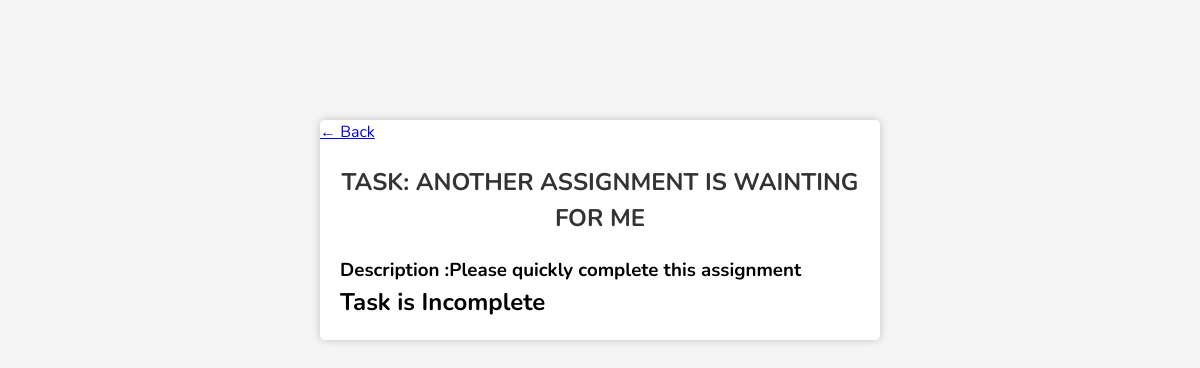
The app's page /task/5/ (signed in), older data.
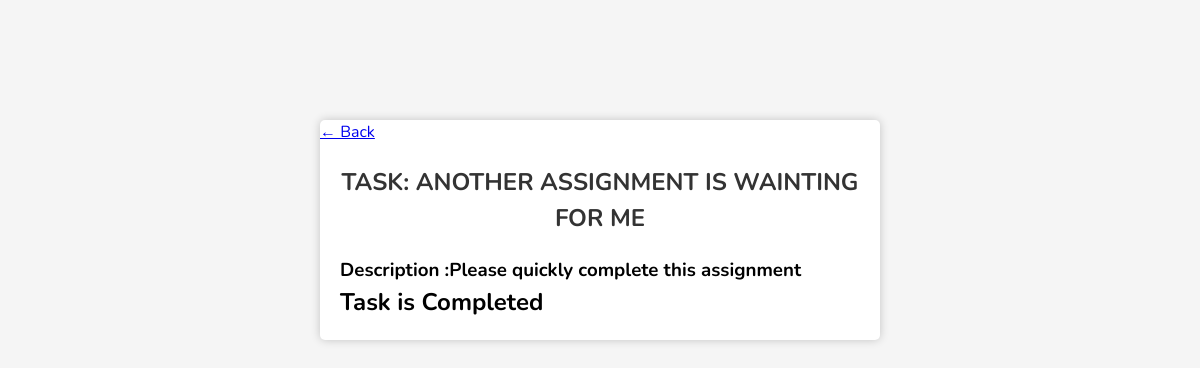
The same page, newer data.
### base/models.py (models this page shows)
class task(models.Model):
    user=models.OneToOneField(User,on_delete=models.CASCADE,unique=True,null=True,blank=True)
    title=models.CharField(max_length=200)
    description=models.TextField(null=True,blank=True)
    complete=models.BooleanField(default=False)
    created=models.DateTimeField(auto_now_add=True)
    def __str__(self):
        return self.title
    class Meta:
        ordering=['complete']

### base/views.py (the view)
# urls.py: path("task/<int:pk>/",TaskDetail.as_view(),name="task"),
class TaskDetail(LoginRequiredMixin,DetailView):
    model=task
    template_name='base/task_detail.html'
    context_object_name='task'

### base/templates/base/task_detail.html
{% extends 'base/main.html' %}
{% block content %}
<div class="header-bar">
    <a href="{% url 'tasks' %}">&#8592; Back</a>
</div>
<div class="card-body">
    <h1>Task: {{object}}</h1>
    <h3>Description :{{object.description}}</h3>
    {% if object.complete %}
            <h2>Task is Completed</h2>
        {% else %}
            <h2>Task is Incomplete</h2>
        {% endif %}
</div>
{% endblock content %}

### base/templates/base/main.html (shortened to what this page needs)
<!DOCTYPE html>
<html lang="en">
  <head>
  </head>
  <body>
    <div class="container">{% block content %} {% endblock content %}</div>
  </body>
</html>

### base/templates/base/main.html (style rules this page uses)
* { margin: 0; padding: 0; box-sizing: border-box; }
body { background-color: #f5f5f5; font-family: "Nunito", sans-serif; font-size: 16px; line-height: 1.5; margin-top: 15vh; }
.container { max-width: 560px; margin: 0 auto; background-color: #fff; border-radius: 5px; box-shadow: 0 0 10px rgba(0, 0, 0, 0.2); }
h1 { margin-bottom: 20px; font-size: 24px; font-weight: 700; color: #333; text-align: center; text-transform: uppercase; }
.card-body { padding: 20px; }

Row changes from the older to the newer data that the page shows:
changed task "ANOTHER ASSIGNMENT IS WAINTING FOR ME": complete False → True (drawn)
Text that changed along with them:
text no longer shown: "Task is Incomplete"
text now shown: "Task is Completed"
